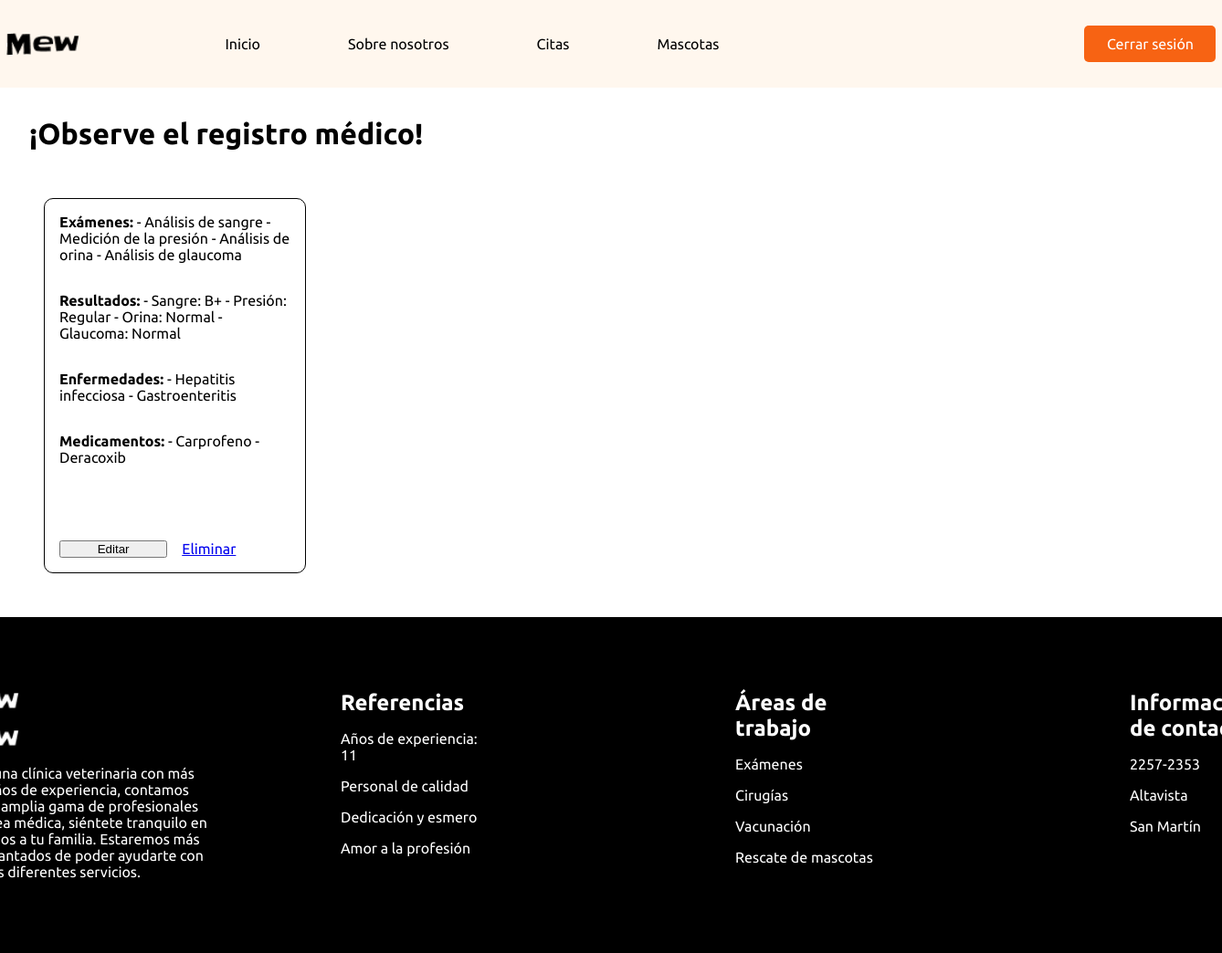
The app's page /veterinario/php/view_mascotaHistorial.php?id=3 (signed in), older data.
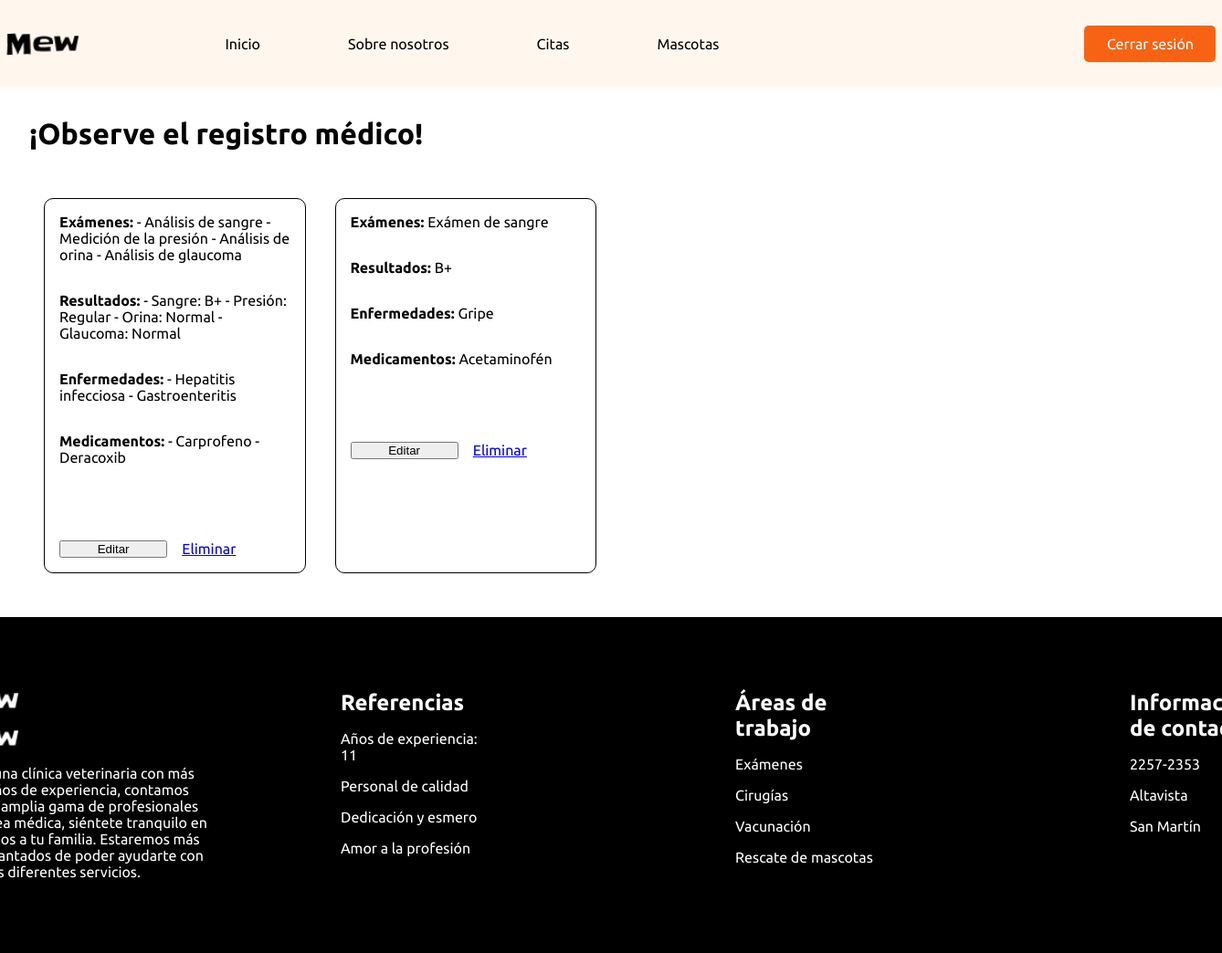
The same page, newer data.
### tables this page shows
CREATE TABLE `registro_medico` (
  `id` int NOT NULL,
  `examenes` text NOT NULL,
  `resultados` text NOT NULL,
  `enfermedades` text NOT NULL,
  `medicamentos` text NOT NULL,
  `id_mascota` int NOT NULL
);

### veterinario/php/_data_registroMedicoMascota.php (called while the page is built, shortened)
<?php
$idMascota = $_GET['id'];
$conexionBD = BD::crearInstancia();
$sql = "SELECT * FROM registro_medico WHERE id_mascota = $idMascota";
$consulta = $conexionBD->prepare($sql);
$consulta->execute();
$registrosMedicos = $consulta->fetchAll(PDO::FETCH_ASSOC);
?>

### veterinario/php/view_mascotaHistorial.php (the view, shortened to what this page needs)
<!DOCTYPE html>
<html lang="en">
<head>
    <link rel="stylesheet" href="../../user/css/styles_index.css">
</head>
<body>
<header>
    <nav>
        <div class="hader">
            <?php
            if (isset($_SESSION['usuario'])) { ?>
                <div class="logo">
                    <img src="../../src/img/Mew.png" alt="" id="img-h">
                </div>
                <div class="info-h">
                <a href="../../user/php/views/home.php">Inicio</a>
                <a href="../../user/php/views/about_us.php">Sobre nosotros</a>
                <a href="../../user/php/views/vista_citas_usuario.php">Citas</a>
                <a href="../../user/php/views/mascota_vista.php">Mascotas</a>
                </div>
                <div class="boton-h">
                <a href="../../user/php/session/cerrar_sesion.php">Cerrar sesión</a>
                </div>
            <?php }
             ?>
        </div>
    </nav>
</header>
<?php
include_once('_data_registroMedicoMascota.php');
?>
<div class="main">
    <div>
        <h1 class="titulo">¡Observe el registro médico!</h1>
    </div>
    <br>
    <br>
    <div class="contenedor_citas">
        <?php foreach ($registrosMedicos as $registro) { ?>
            <div class="citas">
                <p> <span style="font-weight:700;">Exámenes:</span> <?php echo $registro['examenes'] ?></p>
                <p> <span style="font-weight:700;">Resultados:</span> <?php echo $registro['resultados'] ?></p>
                <p> <span style="font-weight:700;">Enfermedades:</span> <?php echo $registro['enfermedades'] ?></p>
                <p> <span style="font-weight:700;">Medicamentos:</span> <?php echo $registro['medicamentos'] ?></p>
                <br>
                <?php if (isset($_SESSION['veterinario'])) { ?>
                <div class="btns">
                <button onclick="showPopup({
                        examenes: `<?= $registro['examenes'] ?>`,
                        resultados: `<?= $registro['resultados'] ?>`,
                        enfermedades: `<?= $registro['enfermedades'] ?>`,
                        medicamentos: `<?= $registro['medicamentos'] ?>`,
                        idMascota: <?= $registro['id_mascota'] ?>,
                        idRegistro: <?= $registro['id'] ?>
                    })">
                    Editar
                </button>
                    <a href="_logic_eliminarRegistroMascota.php?id_mascota=<?=$registro['id_mascota'] ?>&id_registro=<?=$registro['id'] ?>">Eliminar</a>
                </div>
                <?php } ?>
            </div>
        <?php } ?>
    </div>
</div>
<?php
include_once('../../user/php/templates/footer.php');
?>

Row changes from the older to the newer data that the page shows:
added registro_medico: examenes "Exámen de sangre", resultados "B+", enfermedades "Gripe", medicamentos "Acetaminofén"
